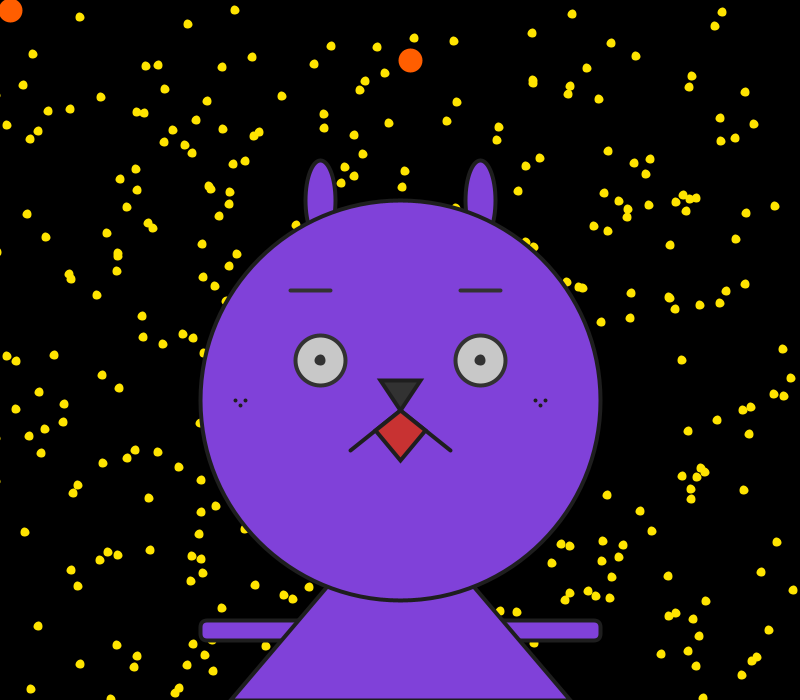
Frame 1 (no input)
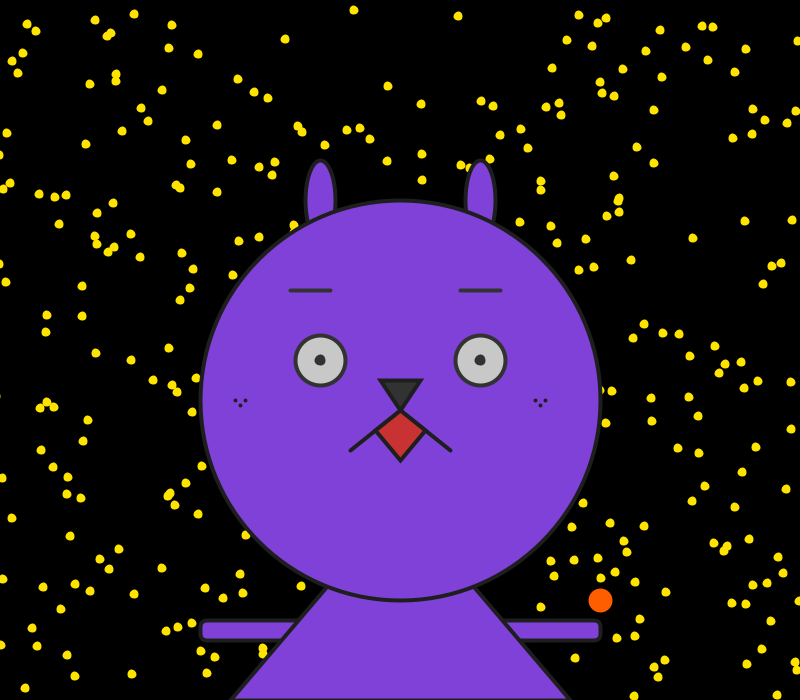
Frame 60 (the mouse pressed at the canvas centre just before this capture)
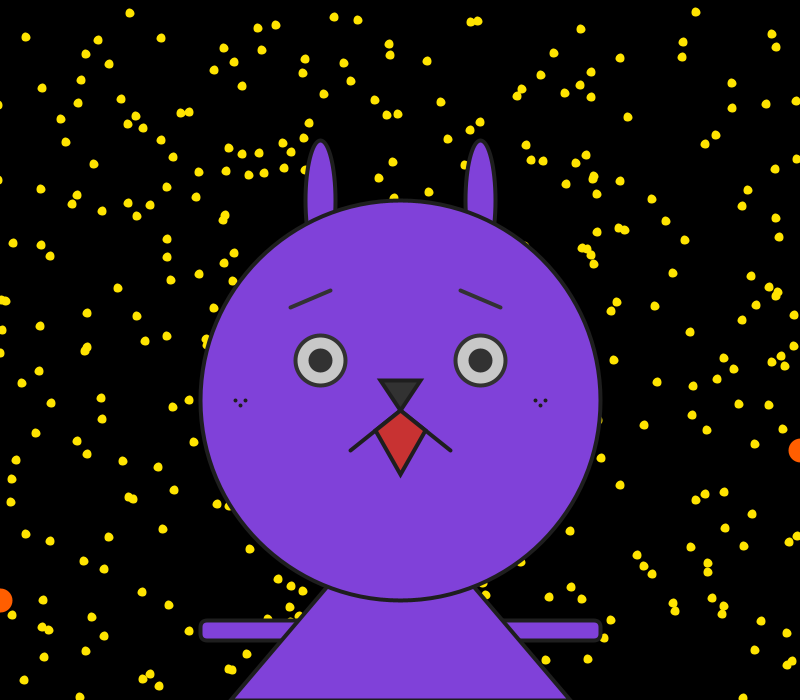
Frame 120 (the mouse held since frame 60 and released just before this capture)

The Processing sketch that drew these frames (run headless with seeded random() and noise(); from frame 60 on, the mouse is pressed at the canvas centre):

// Processing sketch: processing_93726
// ── processing_93726.pde

int light;
int starh, starw;
int starmoverate;
void setup() {
  size(800, 700);
  smooth();
  strokeWeight(4);
  light = 10;
  starh = 0;
  starw = 0;
  starmoverate = 10;
  }

void draw() {
  background(0);
  fill(255, 228, 0);
  stroke(255, 228, 0);
  for(int light = 10; light < height ; light++){
    float hh = width;
    float offsetA = random(-hh, hh);
    ellipse(offsetA, light , 5, 5);
  }
  if (starw >=width) {
    starw=0;
    starh=0;
  }
  else if (starw<=0) {
    starmoverate = 10;
  }
  starw = starw + starmoverate;
  starh = starh + starmoverate;
  fill(255,94,0);
  stroke(255,94,0);
  ellipse(starw, starh, 20, 20);
  ellipse(starw+400, starh+50, 20, 20);
  ellipse(starw-400, starh+200, 20, 20);
  
  fill(128, 65, 217);
  stroke(30);
  ellipse(320, 200, 30, 80+mouseX/10);
  ellipse(480, 200, 30, 80+mouseX/10);
 // arc(280, 250, 100, 100, PI-QUARTER_PI, PI+QUARTER_PI, PIE);
 // arc(520, 250, 100, 100, PI+HALF_PI+QUARTER_PI, TWO_PI+QUARTER_PI, PIE);
//arc is not working on website so i changed arc to ellipse

 // line(200, 620, 600, 780);
 // line(600, 620, 100, 780);
  rect(200, 620, 400, 20, 7);
  triangle(400, 500, 230, 700, 570, 700);//body

  ellipse(400, 400, 400, 400);//face
  
  point(235, 400);
  point(240, 405);
  point(245, 400);
  point(545, 400);
  point(540, 405);
  point(535, 400);


  fill(50);
  triangle(400, 410, 380, 380, 420, 380); //nose
  line(400, 410, 350, 450);
  line(400, 410, 450, 450);
  
  fill(200, 50, 50);
  quad(400, 410, 375, 430, 400, 460+mouseY/25, 425, 430); //mouth
  
  fill(200);
  stroke(50);
  ellipse(320, 360, 50, 50);
  ellipse(480, 360, 50, 50);
  
  fill(50);
  ellipse(320, 360, 7, 7);
  ellipse(480, 360, 7, 7);
  ellipse(320, 360, mouseX / 20, mouseX / 20);
  ellipse(480, 360, mouseX / 20, mouseX / 20);
  //eyes
  
  line(290, 290+mouseY /20, 330, 290);
  line(460, 290, 500, 290+mouseY /20);
  //eyebrows
  
}
